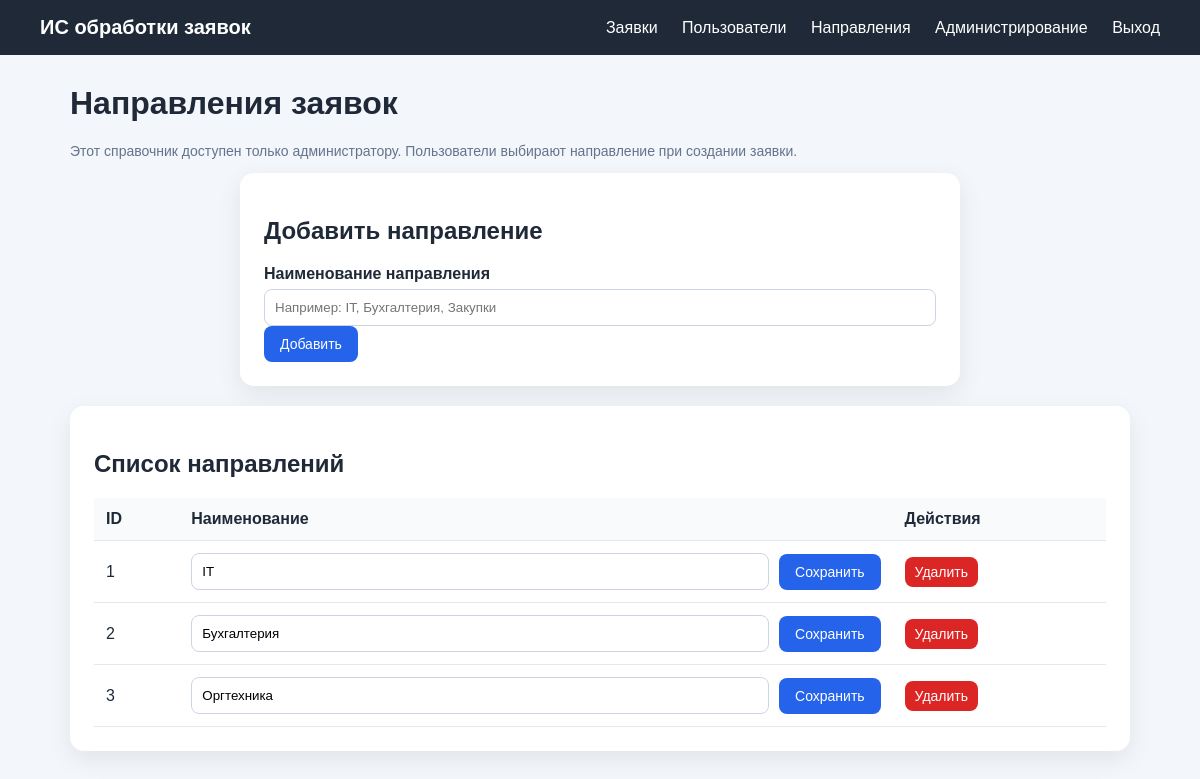
The page /directions (signed in) on the database its author committed.
### app/models.py (models this page shows)
class Direction(Base):
    __tablename__ = "directions"
    id: Mapped[int] = mapped_column(primary_key=True, index=True)
    name: Mapped[str] = mapped_column(String(200), unique=True, index=True)
    created_at: Mapped[datetime] = mapped_column(DateTime, default=datetime.utcnow)
    tickets = relationship("Ticket", back_populates="direction")

### app/main.py (the view)
@app.get("/directions", response_class=HTMLResponse)
def directions_page(request: Request, db: Session = Depends(get_db), user: User = Depends(require_admin)):
    directions = db.query(Direction).order_by(Direction.name).all()
    return templates.TemplateResponse(
        request=request,
        name="directions.html",
        context={"user": user, "directions": directions, "error": None},
    )

### app/templates/directions.html (shortened to what this page needs)
{% extends 'base.html' %}
{% block content %}
<h1>Направления заявок</h1>
<p class="hint">Этот справочник доступен только администратору. Пользователи выбирают направление при создании заявки.</p>
<div class="card form-card wide">
    <h2>Добавить направление</h2>
    <form method="post" action="/directions/add">
        <label>Наименование направления</label>
        <input type="text" name="name" required placeholder="Например: IT, Бухгалтерия, Закупки">
        <button type="submit">Добавить</button>
    </form>
</div>
<div class="card" style="margin-top: 20px;">
    <h2>Список направлений</h2>
    {% if directions %}
    <table>
        <thead>
        <tr><th>ID</th><th>Наименование</th><th>Действия</th></tr>
        </thead>
        <tbody>
        {% for direction in directions %}
        <tr>
            <td>{{ direction.id }}</td>
            <td>
                <form method="post" action="/directions/{{ direction.id }}/edit" class="inline-form">
                    <input type="text" name="name" value="{{ direction.name }}" required>
                    <button type="submit">Сохранить</button>
                </form>
            </td>
            <td>
                <form method="post" action="/directions/{{ direction.id }}/delete" onsubmit="return confirm('Удалить направление?')">
                    <button class="danger" type="submit">Удалить</button>
                </form>
            </td>
        </tr>
        {% endfor %}
        </tbody>
    </table>
    {% else %}
    <p class="hint">Направления пока не добавлены.</p>
    {% endif %}
</div>
{% endblock %}

### app/static/style.css (style rules this page uses)
* { box-sizing: border-box; }
body { margin: 0; font-family: Arial, sans-serif; background: #f3f6fb; color: #1f2937; }
.card { background: white; border-radius: 14px; padding: 24px; box-shadow: 0 8px 24px rgba(0,0,0,.08); }
.button, button { display: inline-block; background: #2563eb; color: white; border: 0; border-radius: 8px; padding: 10px 16px; text-decoration: none; cursor: pointer; font-size: 14px; }
.danger { background: #dc2626; padding: 7px 10px; }
.form-card { max-width: 420px; margin: 0 auto; }
.wide { max-width: 720px; }
label { display: block; margin: 14px 0 6px; font-weight: bold; }
input, textarea, select { width: 100%; padding: 10px; border: 1px solid #cbd5e1; border-radius: 8px; }
.hint { color: #64748b; font-size: 14px; }
table { width: 100%; border-collapse: collapse; }
th, td { padding: 12px; border-bottom: 1px solid #e5e7eb; text-align: left; }
th { background: #f8fafc; }
.inline-form { display: flex; gap: 10px; align-items: center; margin: 0; }
.inline-form input, .inline-form select { min-width: 180px; }

### rows shown on the page
Direction: id "1", name "IT"
Direction: id "2", name "Бухгалтерия"
Direction: id "3", name "Оргтехника"
